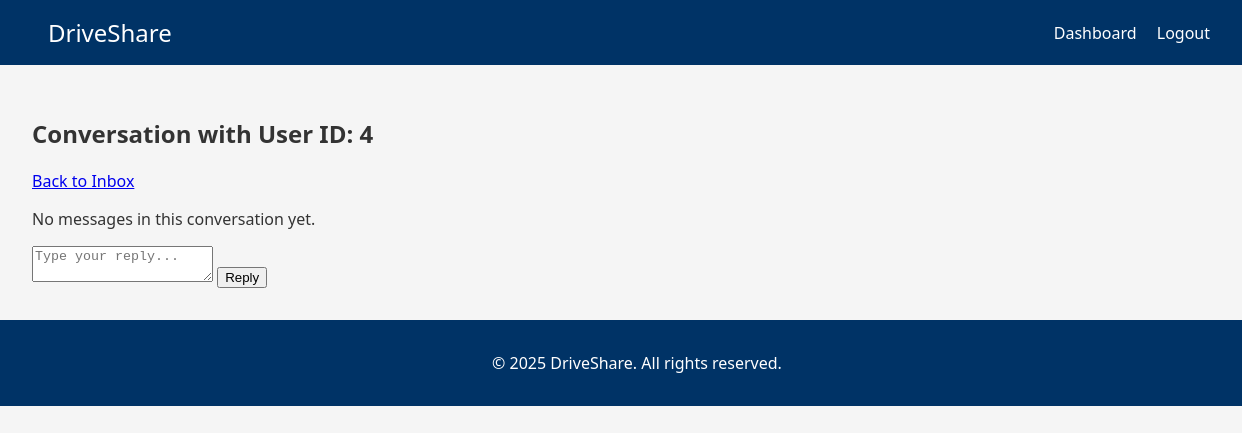
The page /messages/4 (signed in) on the database as committed earlier.
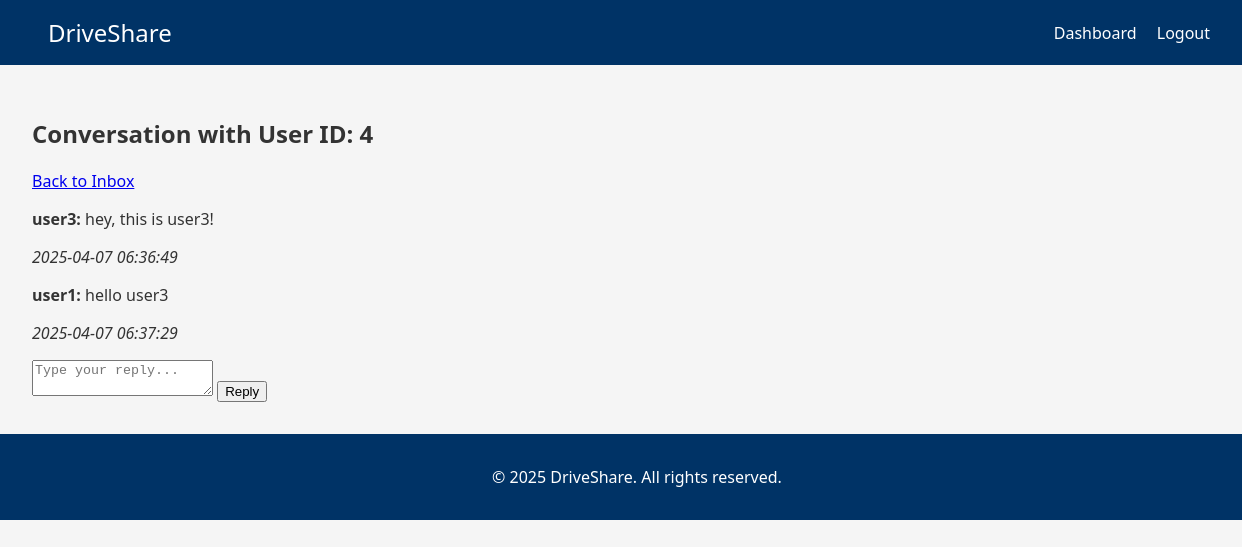
The same page on the database as committed later.
### tables this page shows
CREATE TABLE messages (
                id INTEGER PRIMARY KEY AUTOINCREMENT,
                sender_id INTEGER NOT NULL,
                receiver_id INTEGER NOT NULL,
                content TEXT NOT NULL,
                timestamp TIMESTAMP DEFAULT CURRENT_TIMESTAMP,
                is_read BOOLEAN DEFAULT 0,
                FOREIGN KEY(sender_id) REFERENCES users(id) ON DELETE CASCADE,
                FOREIGN KEY(receiver_id) REFERENCES users(id) ON DELETE CASCADE
            );

CREATE TABLE users (
                id INTEGER PRIMARY KEY AUTOINCREMENT,
                email TEXT UNIQUE NOT NULL,
                password TEXT NOT NULL,
                security_q1 TEXT NOT NULL,
                security_q2 TEXT NOT NULL,
                security_q3 TEXT NOT NULL,
                full_name TEXT,
                role TEXT DEFAULT 'user',
                created_at TIMESTAMP DEFAULT CURRENT_TIMESTAMP
            );

### routes.py (the view)
    @app.route("/messages/<int:user_id>")
    def message_thread(user_id):
        if not UserSession.get_instance().is_authenticated():
            flash("Please log in to view messages.")
            return redirect(url_for("login"))
        current_user_id = UserSession.get_instance().user_id
        try:
            with sqlite3.connect("database.db") as conn:
                conn.row_factory = sqlite3.Row
                cursor = conn.cursor()
                cursor.execute('''
                    SELECT m.id, m.sender_id, m.receiver_id, m.content, m.timestamp, u.full_name AS sender_name
                    FROM messages m
                    JOIN users u ON m.sender_id = u.id
                    WHERE (m.sender_id = ? AND m.receiver_id = ?)
                    OR (m.sender_id = ? AND m.receiver_id = ?)
                    ORDER BY m.timestamp ASC
                ''', (current_user_id, user_id, user_id, current_user_id))
                messages= cursor.fetchall()
            return render_template("message_thread.html", user_id=user_id, messages=messages)
        except Exception as e:
            flash(f"Error retrieving messages: {str(e)}")
        return render_template("message_thread.html", user_id=user_id, messages=messages)

### app.py (called while the page is built)
@app.context_processor
def inject_user_session():
    return dict(is_authenticated=UserSession.get_instance().is_authenticated())

### routes.py (called while the page is built)
    @staticmethod
    def get_instance():
        if UserSession._instance is None:
            UserSession()
        return UserSession._instance

    def is_authenticated(self):
        return self.user_id is not None

### templates/message_thread.html
{% extends 'base.html' %}
{% block content %}
<h2>Conversation with User ID: {{ user_id }}</h2>
<a href="{{ url_for('inbox') }}" class="btn">Back to Inbox</a>
<div class="messages">
    {% if messages %}
        {% for message in messages %}
            <div class="message-item">
                <p><strong>{{ message['sender_name'] }}:</strong> {{ message['content'] }}</p>
                <p><em>{{ message['timestamp'] }}</em></p>
            </div>
        {% endfor %}
    {% else %}
        <p>No messages in this conversation yet.</p>
    {% endif %}
</div>
<form method="POST" action="{{ url_for('send_reply', receiver_id=user_id) }}">
    <textarea name="message" placeholder="Type your reply..." required></textarea>
    <button type="submit">Reply</button>
</form>
{% endblock %}

Rows that differ between the two databases and show on the page:
added messages: sender_name "user3", content "hey, this is user3!", timestamp "2025-04-07 06:36:49"
added messages: sender_name "user1", content "hello user3", timestamp "2025-04-07 06:37:29"
Other text that changed with them:
text no longer shown: "No messages in this conversation yet."
